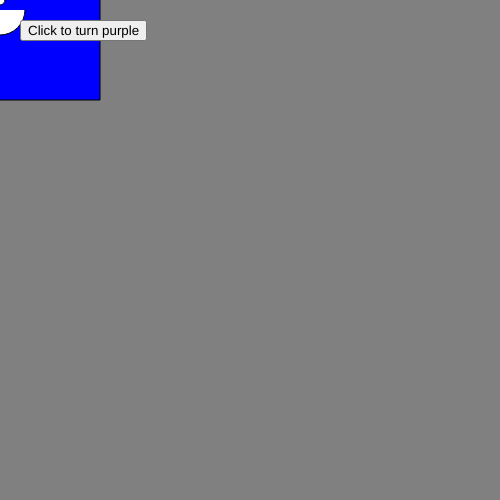
Frame 1 (no input)
Frame 60 (no input): identical to frame 1, image omitted
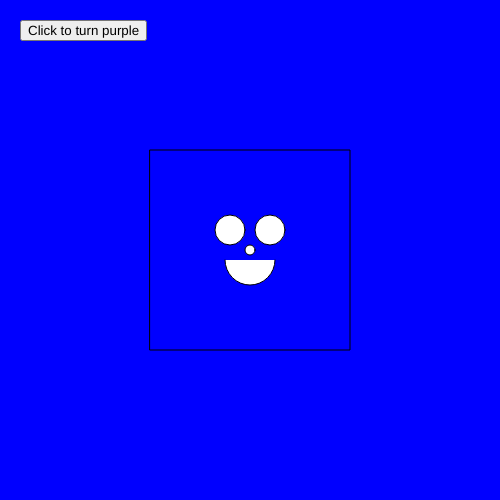
Frame 120 (the mouse pressed at the canvas centre since frame 60)

The p5.js sketch that drew these frames (run headless with seeded random() and noise() and a simulated clock; from frame 60 on, the mouse is pressed at the canvas centre):

// p5.js sketch
// ── sketch.js
var pointX = 0;
var pointY = 0;

var point2; // variable undefined

var faceColor = "blue";

var colorButton;

function setup() {
  // put setup code here
  createCanvas(500,500);
  pointX = width/2;
  pointY = height/2;

  console.log("pointX " + pointX + " pointY " + pointY);



  //var message = "Hello"; //the scope of this variable is onlye available inside of the setup function. If used in draw or any other function, you will receive an error.
  //console.log(message);

  console.log(point2);

  colorButton = createButton("Click to turn purple"); //function that is part of p.5dom library
  colorButton.position(20,20);
  colorButton.mousePressed(function(){

  faceColor="purple";

  })
}

function draw() {
  // put drawing code here

  //console.log(message);//error: message is not defined because the message variable is only in the setups scope
  //var drawMessage = "This message is in the draw loop";
  //console.log(drawMessage);


  background(255);

  //use an if statement to change background color
  //what is going to be our condition

  if(mouseX < width/2){
    //do something
    console.log("left hand side");
    background("grey");
  }

  if(mouseX > width/2){
    console.log("right hand side");
    background("green");

  }

  if (mouseX == width/2){
    background("blue");
    console.log("center"); 
  }

 //pointX = 100;
 //pointY = 100;
 pointX = mouseX;
 pointY = mouseY;
 fill(faceColor);
 rect(pointX -100 ,pointY -100,200,200);
 fill(255);
 ellipse(pointX, pointY, 10,10);
 ellipse(pointX + 20, pointY -20, 30,30);
 ellipse(pointX - 20, pointY -20, 30,30);

 // arc(x,y,width,height,start,end)
 arc(pointX,pointY + 10,50,50,0,PI);

 //ellipse(point2, point2, 10,10);
}

function mousePressed(){
//  faceColor = "red";
}


function mouseReleased(){
  //faceColor = "blue";
}

function keyPressed(){

  console.log("key" + key);
  console.log("keyCode" + keyCode);

//conditional: if condition = true, then do what is inside curly braces
  if(key == "w"){
    faceColor = "white";
  }
//what you want to happen goes in here

if(key == "r"){
  faceColor = "red";
}


}
